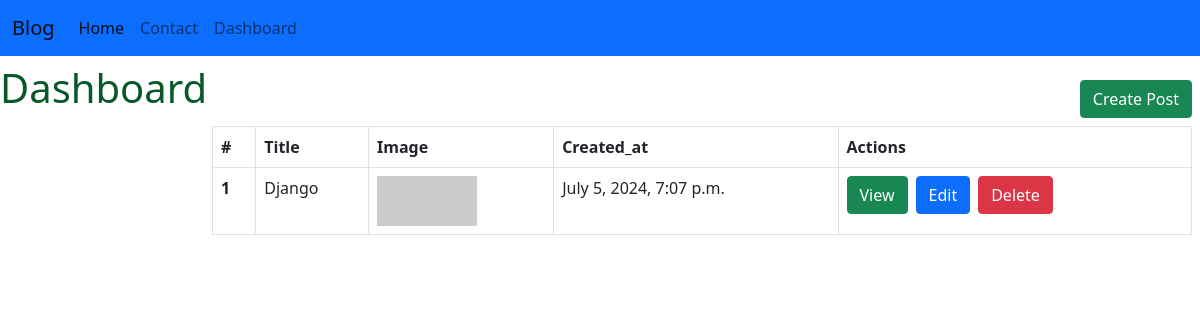
Screenshot of /dashboard/post with the database file from the repository.
### blog/models/Post.py (models this page shows, shortened)
class Post(models.Model):
    title = models.CharField(max_length=60)
    slug = models.SlugField(max_length=255)
    content = models.TextField()
    author = models.ForeignKey(User, on_delete=models.CASCADE)
    category = models.ForeignKey('Category', on_delete=models.CASCADE)
    is_published = models.BooleanField(default=False)
    tags = models.ManyToManyField('Tag')
    image = models.ImageField(upload_to='posts/%Y/%m/%d', blank=True, null=True)
    created_at = models.DateTimeField(auto_now_add=True)
    updated_at = models.DateTimeField(auto_now=True)

### blog/views.py (the view)
# urls.py: path('dashboard/post', views.dashboard_post, name='dashboard_post'),
def dashboard_post(request):
    posts = Post.objects.all()
    paginator = Paginator(posts, 8)
    page = request.GET.get('page', 1)
    try:
        posts = paginator.page(page)
    except PageNotAnInteger:
        posts = paginator.page(1)
    except EmptyPage:
        posts = paginator.page(paginator.num_pages)
    except:
        posts = paginator.page(1)
    return render(request, "blog/dashboard/post_index.html", { "posts": posts,})

### blog/templates/blog/dashboard/post_index.html (shortened to what this page needs)
{% extends "blog/admin.html" %}
{% load static %}
{% block content  %}
<div class="d-flex my-2 justify-content-end">
  <a href="{% url 'dashboard_post_new' %}" class="btn btn-success">Create Post</a>
</div>
<table class="table table-bordered">
    <thead>
      <tr>
        <th scope="col">#</th>
        <th scope="col">Title</th>
        <th scope="col">Image</th>
        <th scope="col">Created_at</th>
        <th scope="col">Actions</th>
      </tr>
    </thead>
    <tbody>
      {% for post in posts %}
       <tr>
          <th scope="row">{{ post.id }}</th>
          <td>{{ post.title }}</td>
          <td>
            {% if post.image %}
              <img src="{{ post.image }}" width="100" height="50" alt="{{ post.title }}">
            {% else %}
              <img src="http://placehold.it/300X300" width="100" height="50" alt="post.title">
            {% endif %}
          </td>
          <td>{{ post.created_at }}</td>
          <td>
            <div class="d-flex gap-2">
              <a href="{% url 'dashboard_post_view' post.slug %}" class="btn btn-success">View</a>
              <a href="{% url 'dashboard_post_edit' post.slug %}"button class="btn btn-primary">Edit</button></a>
              <form action="{% url 'dashboard_post_delete' post.slug %}" method="post">
                <button class="btn btn-danger">Delete</button>
              </form>
            </div>
          </td>
        </tr>
      {% endfor %}
    </tbody>
</table>
{% endblock %}

### rows the page displays
Post: id "1", title "Django", created_at "July 5, 2024, 7:07 p.m."
